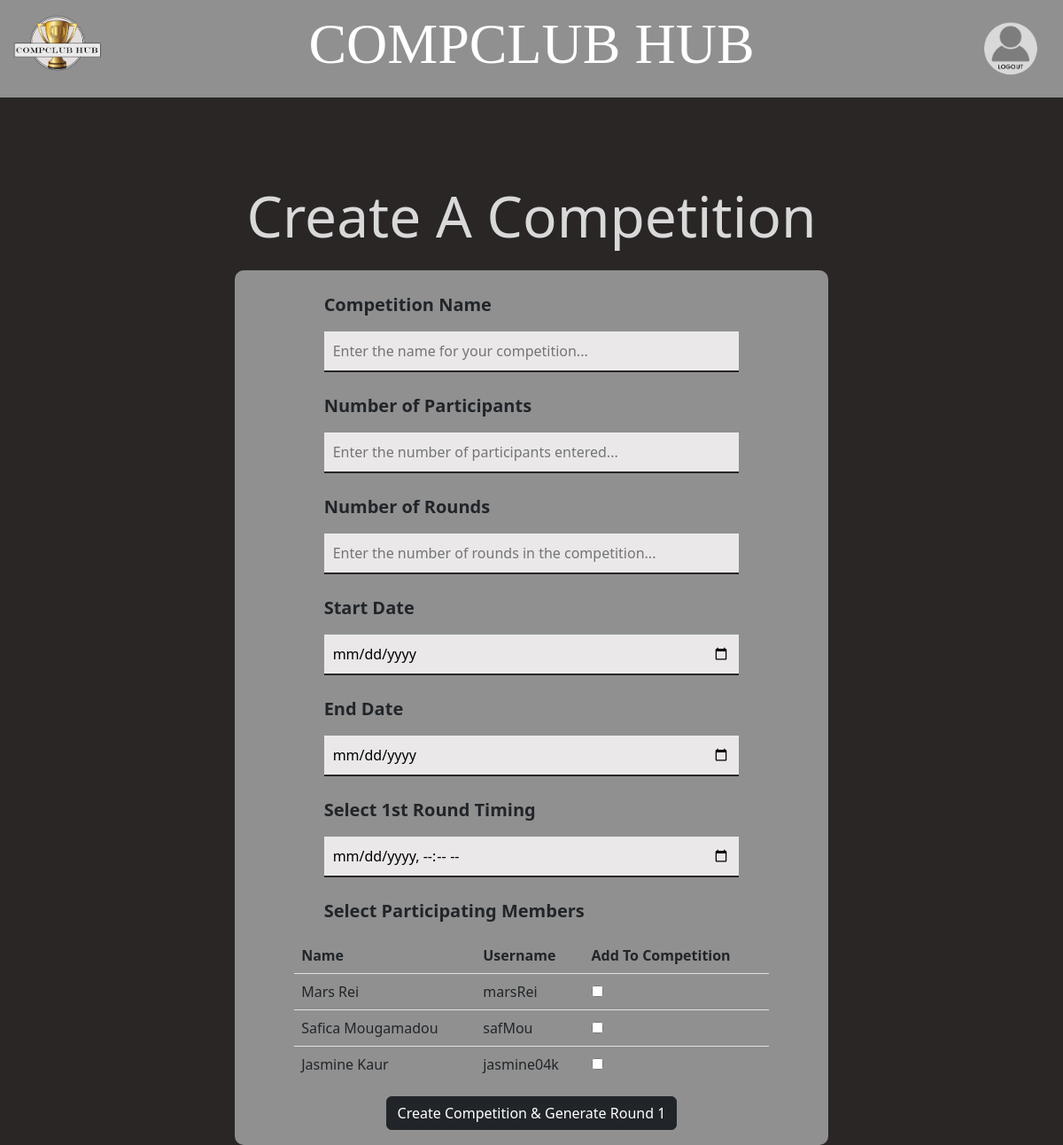
/create_competition.php (signed in), run on the app's committed database.
### tables this page shows
CREATE TABLE `users` (
  `userID` int NOT NULL AUTO_INCREMENT,  
  `firstName` varchar(255) NOT NULL ,
  `lastName` varchar(255) NOT NULL,
  `totalScore` decimal NOT NULL DEFAULT 0,  
  `email` varchar(255) NOT NULL,
  `username` varchar(255) NOT NULL,
  `password` varchar(255) NOT NULL,
  `numActiveMemberships` int NOT NULL DEFAULT 0,  
  `deleted` BOOLEAN NOT NULL DEFAULT false,  
  PRIMARY KEY (`userID`)
);

### create_competition.php (the view, shortened to what this page needs)
<!DOCTYPE html>
    <html lang="en">
        <head>
            <link href="https://cdn.jsdelivr.net/npm/bootstrap@5.2.3/dist/css/bootstrap.min.css" rel="stylesheet">
            <link rel="stylesheet" type="text/css" href="css/styles.css">
        </head>
        <body>
        <header>
            <?php
                include 'commonPhp/headerLogOut.php';
            ?>
        </header>
            <div class="container">
                <h1 class="display-3"><strong>Create A Competition</strong></h1>
                <form class="createComp" action="create_competition.php" method="post" >
                    <div class="mb-3">
                        <label for="competitionName"><h5><strong>Competition Name</strong></h5></label>
                        <input class="formInput" name="compName" required="" type="text" placeholder="Enter the name for your competition..."  />
                    </div>
                    <div class="mb-3">
                        <label for="numCompetitors"><h5><strong>Number of Participants</strong></h5></label>
                        <input class="formInput" name="numCompetitors" required="" type="text" placeholder="Enter the number of participants entered..."  />
                    </div>
                    <div class="mb-3">
                        <label for="numRounds"><h5><strong>Number of Rounds</strong></h5></label>
                        <input class="formInput" name="numRounds" required="" type="text" placeholder="Enter the number of rounds in the competition..."  />
                    </div>
                    <div class="mb-3">
                        <label for="startDate"><h5><strong>Start Date</strong></h5></label>
                        <input class="formInput" name="startDate" required="" type="date" />
                    </div>
                    <div class="mb-3">
                        <label for="endDate"><h5><strong>End Date</strong></h5></label>
                        <input class="formInput" name="endDate" required="" type="date" />
                    </div>
                    <div class="mb-3">
                        <label for="round1time"><h5><strong>Select 1st Round Timing</strong></h5></label><br>
                        <input class="formInput" name="round1time" type="datetime-local">
                    </div>
                    <div class="mb-3">
                        <label><h5><strong>Select Participating Members</strong></h5></label><br>
                        <?php
                            require 'config/database_pdo.php';
                            try {
                                $stmt = $con->prepare(
                                    "SELECT clubID FROM clubs
                                    JOIN admins ON clubs.clubID = admins.club
                                    WHERE adminID = ?"
                                );
                                $stmt->execute([$_SESSION["id"]]);
                                $clubID = $stmt->fetchColumn();
                                $stmt = $con->prepare(
                                    "SELECT users.userID, users.firstName, users.lastName, users.username FROM users
                                    JOIN memberships on users.userID=memberships.userID
                                    JOIN clubs on memberships.clubID=clubs.clubID
                                    WHERE clubs.clubID = ?"
                                );
                                $stmt->execute([$clubID]);
                                $clubMemberData = $stmt->fetchAll();
                                if ($clubMemberData) {
                                    echo "<table class='table' id='addToCompetitorTable'>" .
                                    "<thead>" .
                                    "<tr>" .
                                    "<th>Name</th>" .
                                    "<th>Username</th>" .
                                    "<th>Add To Competition</th>" .
                                    "</tr>" .
                                    "</thead>" .
                                    "<tbody>";
                                    foreach ($clubMemberData as $info) {
                                        $userID = htmlspecialchars($info["userID"]);
                                        $firstName = htmlspecialchars($info["firstName"]);
                                        $lastName = htmlspecialchars($info["lastName"]);
                                        $username = htmlspecialchars($info["username"]);
                                        echo "<tr>" .
                                        "<td>$firstName $lastName</td>" .
                                        "<td>$username</td>" .
                                        "<td><input type='checkbox' name='competitors[]' value='$userID'></td>" .
                                        "</tr>";
                                    }
                                    echo "</tbody>";
                                    echo "</table>";
                                } else {
                                    echo "<script>alert('No members found in this club');</script>";
                                }
                            } catch (PDOException $e) {
                                echo "Error: " . $e->getMessage();
                            }
                        ?>
                    </div>
                    <div class="container">
                        <div class="row">
                            <div class="col text-center">
                                <button name="createCompAndRound1" type="submit" class="btn btn-dark">Create Competition & Generate Round 1</button>
                            </div>
                        </div>
                    </div>
                </form>
            </div>
        </body>
    </html>

### css/styles.css (style rules this page uses)
body { background-color: #2a2626; }
header { background-color: #909090; display: flex; justify-content: space-between; align-items: center; height: 10%; position: relative; margin-bottom: 8%; }
label { padding: 1.5%; padding-left: 15%; }
.container h1 { color: #D9D9D9; text-align: center; }
.table tr:last-child td { border: none; }
.registration, .login, .register, .createComp { border-radius: 10px; margin-top: 2%; padding-top: 1.5%; margin-left: 20%; margin-right: 20%; width: 60%; background-color: #909090; padding-bottom: 1.5%; }
.createComp button { margin: 0%; }
.formInput { width: 70%; margin-left: 15%; margin-right: 15%; padding: 1.5%; border: none; background-color: #eae8e8; border-bottom: 2px solid #2a2626; }
#addToCompetitorTable { margin-top: 0%; }
.ad-1, .ad-2 ,h1 { text-align: center; color: #000000; font-family: 'Segoe UI', Tahoma, Geneva, Verdana, sans-serif; font-size: 120%; }
.table { background-color: #909090; margin-top: 10%; border-radius: 10px; width:80%; margin-left: 10%; }

### data on the page
users: firstName "Mars", lastName "Rei", username "marsRei"
users: firstName "Safica", lastName "Mougamadou", username "safMou"
users: firstName "Jasmine", lastName "Kaur", username "jasmine04k"
